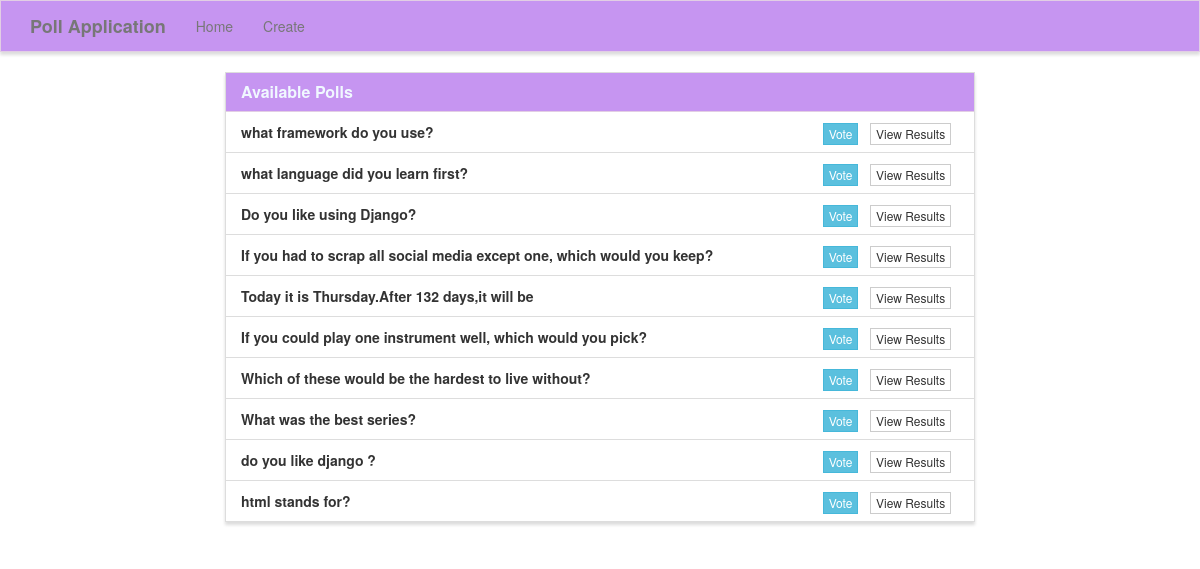
The page / on the database its author committed.
### poll/models.py (models this page shows, shortened)
class Poll(models.Model):
    question = models.TextField()
    option_one = models.CharField(max_length=30)
    option_two = models.CharField(max_length=30)
    option_three = models.CharField(max_length=30)
    option_one_count = models.IntegerField(default=0)
    option_two_count = models.IntegerField(default=0)
    option_three_count = models.IntegerField(default=0)

### poll/views.py (the view)
# urls.py: 2. Add a URL to urlpatterns:  path('', views.home, name='home')
def home(request):
    polls = Poll.objects.all()
    context = {
        'polls' : polls
    }
    return render(request, 'poll/home.html', context)

### poll/templates/poll/home.html (shortened to what this page needs)
{% extends "poll/base.html" %}
{% block main %}
<div class="row">
    <div class="col-lg-8 col-lg-offset-2">
        <div class="panel panel-default">
            <div class="panel-heading">
                <h3 class="panel-title">Available Polls</h3>
            </div>
            <ul class="list-group">
                {% for poll in polls %}
                <li class="list-group-item">
                    <strong>{{ poll.question }}</strong>
                    <span class="pull-right">
                        <a href="{% url 'vote' poll.id %}" class="btn btn-info btn-xs">Vote</a> &nbsp;
                        <a href="{% url 'results' poll.id %}" class="btn btn-default btn-xs">View Results</a> &nbsp;
                    </span>
                </li>
                {% endfor %}
            </ul>
        </div>
    </div>
</div>
{% endblock %}

### poll/templates/poll/base.html (shortened to what this page needs)
{% load static %}
<!DOCTYPE html>
<html lang="en">
	<head>
		<link rel="stylesheet" href="https://maxcdn.bootstrapcdn.com/bootstrap/3.3.7/css/bootstrap.min.css">
		<link rel="stylesheet" type="text/css" href="{% static 'style.css' %}" />
	</head>
	<body>
		<nav class="navbar navbar-default" role="navigation">
			<div class="container">
				<div class="navbar-header">
					<a class="navbar-brand" href="{% url 'home' %}">Poll Application</a>
				</div>
				<div class="collapse navbar-collapse navbar-ex1-collapse">
					<ul class="nav navbar-nav">
						<li><a href="{% url 'home' %}">Home</a></li>
						<li><a href="{% url 'create' %}">Create</a></li>
					</ul>
				</div>
			</div>
		</nav>
		<div class="container">
			{% block main %}{% endblock %}
		</div>
	</body>
</html>

### poll/static/style.css (style rules this page uses)
.navbar-default, .btn, .form-control, .panel { border-radius: 0; }
.navbar-default { background-color: rgba(174, 104, 236, 0.7); border-color: rgba(245, 245, 220, .6); box-shadow: 0px 3px 3px 0px #ddd; }
.panel-default > .panel-heading { color: #333; background-color: rgba(174, 104, 236, 0.7); border-color: rgba(245, 245, 220, .6); border-top-left-radius: 0; border-top-right-radius: 0; }
.panel { box-shadow: 0px 3px 3px 0px #ddd; }
a.navbar-brand, .panel-title { font-weight: bolder; color: aliceblue; }

### rows shown on the page
Poll: question "what framework do you use?"
Poll: question "what language did you learn first?"
Poll: question "Do you like using Django?"
Poll: question "If you had to scrap all social media except one, which would you keep?"
Poll: question "Today it is Thursday.After 132 days,it will be"
Poll: question "If you could play one instrument well, which would you pick?"
Poll: question "Which of these would be the hardest to live without?"
Poll: question "What was the best series?"
Poll: question "do you like django ?"
Poll: question "html stands for?"
